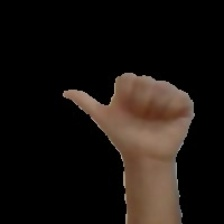
#> input picture datasets/images/a_original.jpg, 224 x 224 px
$ jupyter execute data_preprocessing.ipynb   (older library calls are emulated)
#> lines starting #> are read from the running program, lines starting #| are printed output that depends on the picture; after the words box and inside, x2 and y2 are one past the last pixel; in counts of white or black regions, pixels touching at a corner belong together
# Preprocesamiento de Datos
Este notebook se encarga de cargar y preprocesar los datos necesarios para el entrenamiento del modelo.

[cell 1]
# Importación de bibliotecas
import cv2
import skimage
import matplotlib.pyplot as plt
import numpy as np
import logging
import os

for handler in logging.root.handlers[:]:
    logging.root.removeHandler(handler)
#> further down, img is the input picture: shape (224, 224, 3); mean R, G, B 26.5, 20.3, 16.3

# Configuración del logging
logging.basicConfig(
    filename="./logs/data_preprocessing.log",
    filemode="a",
    level=logging.INFO,
    format="%(asctime)s - %(levelname)s - %(message)s",
    datefmt="%Y-%m-%d %H:%M:%S",
)

## Funciones de preprocesamiento

## Carga de Datos
Cargamos los datos desde su fuente y verificamos los primeros registros para entender su estructura.

[cell 2]
def to_silhouette(img):
    gray = cv2.cvtColor(img, cv2.COLOR_BGR2GRAY)
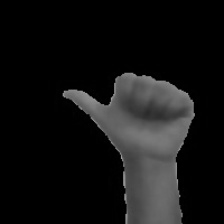
#> gray: shape (224, 224); min 0, max 159, mean 19.8
    _, silhouette = cv2.threshold(gray, 30, 255, cv2.THRESH_BINARY_INV + cv2.THRESH_OTSU)
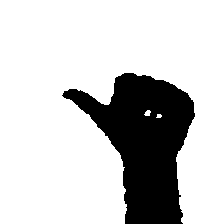
#> silhouette: shape (224, 224); 79.2% white; 1 black region, box (x1, y1, x2, y2) and area: (62, 73, 195, 224) 10428

    # Invierte la imagen si la media es mayor a 127 (experimental)
    if np.mean(silhouette) > 127:
        silhouette = cv2.bitwise_not(silhouette)

    return silhouette

[cell 3]
def binarize_with_canny(img, weak_th=None, strong_th=None):
    if img is None:
        logging.error("La imagen no puede ser None.")
        raise ValueError("La imagen no puede ser None")

    # Conversión de la imagen a escala de grises
    img = cv2.cvtColor(img, cv2.COLOR_BGR2GRAY)

    # Reducción de ruido con un filtro gaussiano
    img = cv2.GaussianBlur(img, (5, 5), 1.4)
#> img: shape (224, 224)

    # Cálculo de los gradientes
    gx = cv2.Sobel(np.float32(img), cv2.CV_64F, 1, 0, 3)
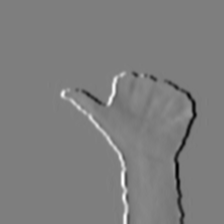
#> gx: shape (224, 224) float64; min -276, max 280, mean 0; drawn with min black and max white
    gy = cv2.Sobel(np.float32(img), cv2.CV_64F, 0, 1, 3)
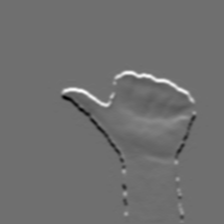
#> gy: shape (224, 224) float64; min -227, max 293, mean 0.8; drawn with min black and max white

    # Conversión de coordenadas cartesianas a polares
    mag, ang = cv2.cartToPolar(gx, gy, angleInDegrees=True)
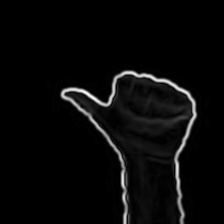
#> mag: shape (224, 224) float64; min 0, max 311.3, mean 10.9; drawn with min black and max white
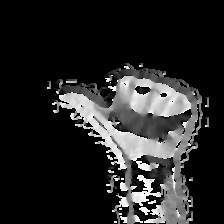
#> ang: shape (224, 224) float64; min 0, max 359.8, mean 53.8; drawn with min black and max white

    # Establecimiento de umbrales mínimo y máximo
    mag_max = np.max(mag)
#> mag_max = 311.3
    if weak_th is None:
        weak_th = mag_max * 0.1
#> weak_th = 31.13
    if strong_th is None:
        strong_th = mag_max * 0.5
#> strong_th = 155.6

    # Aplicación del algoritmo de Canny
    _, binary = cv2.threshold(mag, weak_th, strong_th, cv2.THRESH_BINARY)
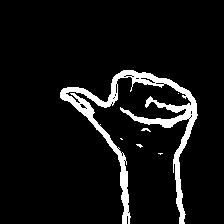
#> binary: shape (224, 224) float64; values 0 (black) and 155.6 (white), 7.2% white; 6 white regions (4 under 20 px), largest, box (x1, y1, x2, y2) and area: (60, 70, 198, 224) 3586, (141, 128, 151, 132) 21

    return binary

[cell 4]
def binarize_with_canny_cv2(img, weak_th=None, strong_th=None):
    if img is None:
        logging.error("La imagen no puede ser None.")
        raise ValueError("La imagen no puede ser None")

    if len(img.shape) == 3:
        img = cv2.cvtColor(img, cv2.COLOR_BGR2GRAY)
    elif len(img.shape) == 2:
        pass

    # Aplicación directa del algorimo de Canny de OpenCV
    if weak_th is None:
        weak_th = 100
    if strong_th is None:
        strong_th = 200
    binary = cv2.Canny(img, weak_th, strong_th)
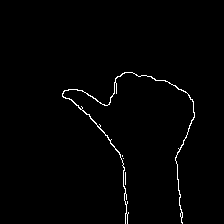
#> binary: shape (224, 224); 1.2% white in thin lines or dots, all inside (x1, y1, x2, y2) = (62, 72, 195, 224)

    return binary

[cell 5]
img = skimage.io.imread("../../datasets/images/a_original.jpg")

[cell 6]
# benchmarking
import time

start = time.time()
to_silhouette(img)
print(f"to_silhouette: {time.time() - start:2e}")

start = time.time()
binarize_with_canny(img)
time_manual_canny = time.time() - start

start = time.time()
binarize_with_canny_cv2(img)
time_cv2_canny = time.time() - start

print(f"binarize_with_canny: {time_manual_canny:2e}")
print(f"binarize_with_canny_cv2: {time_cv2_canny:2e}")
print(f"binarize_with_canny_cv2 es {time_manual_canny / time_cv2_canny:2f} veces más rápido que binarize_with_canny")

[cell 7]
# Cargar una imagen y aplicar el preprocesamiento (descomenta y ajusta la ruta según sea necesario)

silhouette_img = to_silhouette(img)
binary_img = binarize_with_canny(img)
bin2 = binarize_with_canny_cv2(img)
# Mostrar los resultados

plt.figure(figsize=(10, 10))
plt.subplot(1, 3, 1)
plt.imshow(img)
plt.title("Imagen Original")
plt.axis("off")

plt.subplot(1, 3, 2)
plt.imshow(binary_img, cmap="gray")
plt.title("Binarización con Canny")
plt.axis("off")

plt.subplot(1, 3, 3)
plt.imshow(bin2, cmap="gray")
plt.title("Binarización con Canny (cv2)")
plt.axis("off")

plt.show()
